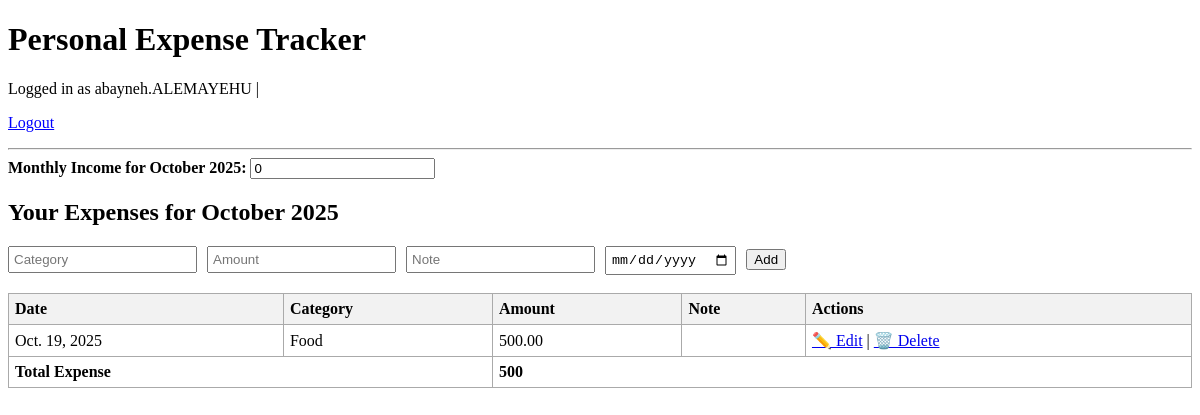
Screenshot of / (signed in) with the database file from the repository.
### tracker/models.py (models this page shows, shortened)
class Expense(models.Model):
    user = models.ForeignKey(User, on_delete=models.CASCADE, related_name='expenses')
    category = models.ForeignKey(Category, on_delete=models.SET_NULL, null=True, blank=True)
    amount = models.DecimalField(max_digits=10, decimal_places=2)
    description = models.TextField(blank=True)
    date = models.DateField(auto_now_add=True)

class Category(models.Model):
    name = models.CharField(max_length=100)
    user = models.ForeignKey(User, on_delete=models.CASCADE, related_name='categories')

### tracker/views.py (the view, shortened to what this page needs)
# urls.py: path('', views.expense_list, name='expense_list'),
@login_required
def expense_list(request):
    today = datetime.today()
    current_month = today.month
    current_year = today.year
    expenses = Expense.objects.filter(
        user=request.user,
        date__month=current_month,
        date__year=current_year
    ).order_by('-date')
    categories = Category.objects.all()
    total_expense = expenses.aggregate(total=Sum('amount'))['total'] or 0
    monthly_income = 0
    return render(request, 'tracker/expense_list.html', {
        'expenses': expenses,
        'categories': categories,
        'total_expense': total_expense,
        'current_month': today.strftime('%B'),
        'current_year': today.year,
        'monthly_income': monthly_income,
    })

### tracker/templates/tracker/expense_list.html (shortened to what this page needs)
<!DOCTYPE html>
<html>
<head>
</head>
<body>
    <h1>Personal Expense Tracker</h1>
    <p>
        Logged in as {{ user.username }} |
        <form action="{% url 'logout' %}" method="POST" class="logout-form" style="display:inline;">
            <button type="submit" class="logout-btn">Logout</button>
        </form>
    </p>
    <hr>
    <div id="monthly-income">
        Monthly Income for {{ current_month }} {{ current_year }}:
        <input type="number" id="income-input" value="{{ monthly_income }}" step="0.01">
    </div>
    <h2>Your Expenses for {{ current_month }} {{ current_year }}</h2>
    <form id="expense-form" class="inline-form" method="POST">
        <input type="text" name="category" placeholder="Category" list="category-list" required>
        <input type="number" name="amount" placeholder="Amount" step="0.01" required>
        <input type="text" name="note" placeholder="Note">
        <input type="date" name="date" required>
        <button type="submit">Add</button>
    </form>
    <br>
    <table>
        <thead>
            <tr>
                <th>Date</th>
                <th>Category</th>
                <th>Amount</th>
                <th>Note</th>
                <th>Actions</th>
            </tr>
        </thead>
        <tbody id="expenses-table">
            {% for expense in expenses %}
            <tr id="expense-{{ expense.id }}">
                <td>{{ expense.date|date:"M. d, Y" }}</td>
                <td>
                    {% if expense.category %}
                        {{ expense.category.name }}
                    {% else %}
                        No category
                    {% endif %}
                </td>
                <td>{{ expense.amount }}</td>
                <td>{{ expense.note }}</td>
                <td>
                    <a href="{% url 'expense_update' expense.pk %}">✏️ Edit</a> |
                    <a href="{% url 'expense_delete' expense.pk %}">🗑️ Delete</a>
                </td>
            </tr>
            {% empty %}
            <tr><td colspan="5">No expenses yet.</td></tr>
            {% endfor %}
        </tbody>
        <tfoot>
            <tr>
                <td colspan="2"><strong>Total Expense</strong></td>
                <td colspan="3" id="total-expense">{{ total_expense }}</td>
            </tr>
        </tfoot>
    </table>
</body>
</html>

### tracker/templates/tracker/expense_list.html (style rules this page uses)
table { border-collapse: collapse; width: 100%; }
th, td { border: 1px solid #aaa; padding: 6px; text-align: left; }
th { background-color: #f2f2f2; }
form.inline-form input { margin-right: 6px; padding: 4px; }
#monthly-income { font-weight: bold; margin-bottom: 10px; }
#total-expense { font-weight: bold; margin-top: 10px; }
button.logout-btn { background: none; border: none; color: blue; text-decoration: underline; cursor: pointer; padding: 0; font: inherit; }

### rows the page displays
Expense: date "Oct. 19, 2025", category.name "Food", amount "500.00"

### other values shown
{{ user.username }} "abayneh.ALEMAYEHU"
{{ total_expense }} "500"
